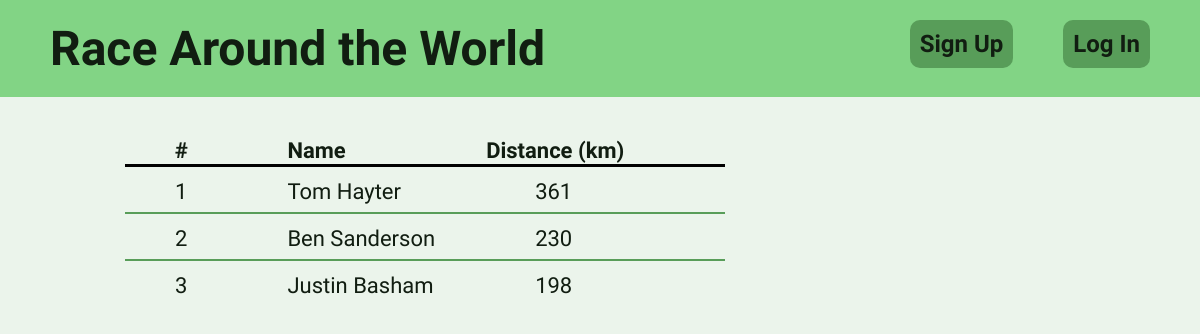
Before: /tracker/leaderboard/ with the older database file.
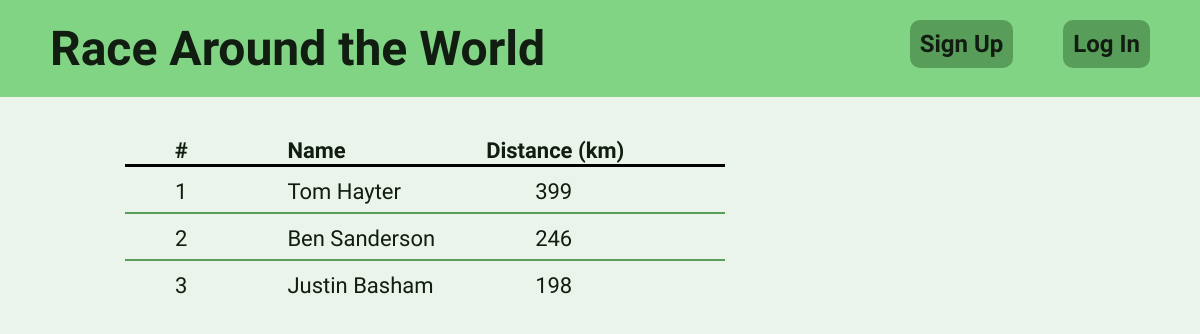
After: the same page with the newer database file.
### tracker/models.py (models this page shows, shortened)
class User(models.Model):
    webuser = models.OneToOneField(WebUser, on_delete=models.CASCADE, null=True)
    strava_id = models.IntegerField()
    firstName = models.CharField(max_length=100)
    lastName = models.CharField(max_length=100)
    accessToken = models.CharField(max_length=300)
    refreshToken = models.CharField(max_length=300)
    code = models.CharField(max_length=300)
    expiresAt = models.IntegerField()

### tracker/views.py (the view)
# urls.py: path("leaderboard/", views.leaderboard_page, name="leaderboard"),
def leaderboard_page(request):
    rankings = []
    for user in User.objects.all():
        total = get_stats(user.id).total_distance
        rankings.append((user, round(total)))
    rankings = sorted(rankings, key=lambda x: x[1], reverse=True)
    context = {
        "logged_in": request.user.is_authenticated,
        "unit": "km",
        "users": rankings
    }
    return render(request, "tracker/leaderboard.html", context)

### tracker/views.py (called while the page is built)
def get_stats(user):
    if user not in CACHE.users:
        CACHE.add_user(user)
    return CACHE.users[user]

    def add_user(self, user):
        self.users[user] = Statistics(user)

### tracker/templates/tracker/leaderboard.html
{% extends "tracker/base.html" %}
{% load static %}
{% block content %}
<link rel="stylesheet" href="{% static 'tracker/milestones.css' %}">
<div class="content">
    <table class="table">
        <tr style="padding-bottom: 10px; border-bottom:3px solid black">
            <th>#</th><th style="text-align: left; padding-left: 50px;">Name</th><th>Distance ({{unit}})</th>
        </tr>
        {% for row in users %}
        <tr>
            <td>{{ forloop.counter0|add:"1" }}</td>
            <td><a href="{% url 'user' %}?name={{row.0.id}}">{{ row.0.firstName }} {{ row.0.lastName }}</a></td>
            <td>{{ row.1 }}</td>
            <td></td>
        </tr>
        {% endfor %}
    </table>
</div>
{% endblock %}

Changed rows visible on the page:
changed User "Tom": row "361" → "399"
changed User "Ben": row "230" → "246"
